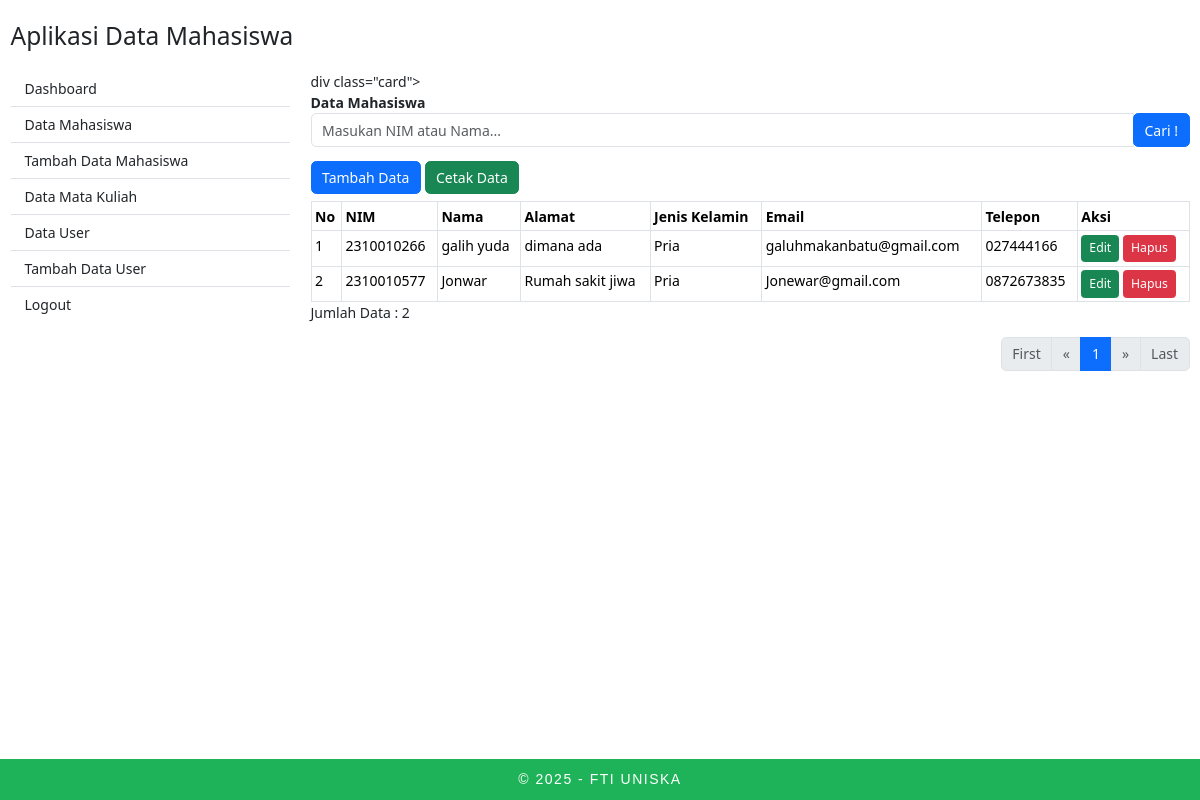
Page /admin/index.php?page=mahasiswa-show (signed in) on the committed database.
### tables this page shows
CREATE TABLE `mahasiswa` (
  `id` int(11) NOT NULL,
  `nim` varchar(10) NOT NULL,
  `nama` varchar(100) NOT NULL,
  `alamat` varchar(200) NOT NULL,
  `jenis_kelamin` enum('Pria','Wanita') NOT NULL,
  `email` varchar(100) NOT NULL,
  `telepon` varchar(15) NOT NULL
);

### mahasiswa/mahasiswa_show.php (the view, shortened to what this page needs)
div class="card">
<div class="card-header">
    <strong>Data Mahasiswa</strong>
</div>
<div class="card-body">
    <form action="?page=mahasiswa-show" method="POST">
        <div class=" input-group mb-3">
            <input type="text" class="form-control" placeholder="Masukan NIM atau Nama..." name="keyword">
            <div class="input-group-append">
                <button class="btn btn-primary" type="submit" value="Cari" id="button-search" name="search">Cari !</button>
            </div>
        </div>
    </form>
    <a href="?page=mahasiswa-add" class="btn btn-primary mb-2">Tambah Data</a>
    <a href="../mahasiswa/mahasiswa_print.php" target="_blank" class="btn btn-success mb-2">Cetak Data</a>
    <div class="table-responsive">
        <table class="table table-sm table-bordered table-hover m-0">
            <?php
            $limit = 5;
            $page = isset($_GET["halaman"]) ? (int) $_GET["halaman"] : 1;
            $mulai = ($page > 1) ? ($page * $limit) - $limit : 0;
            $query = mysqli_query($con, "SELECT * FROM mahasiswa LIMIT $mulai, $limit") or die(mysqli_error($con));
            ?>
            <thead>
                <tr>
                    <th>No</th>
                    <th>NIM</th>
                    <th>Nama</th>
                    <th>Alamat</th>
                    <th>Jenis Kelamin</th>
                    <th>Email</th>
                    <th>Telepon</th>
                    <th>Aksi</th>
                </tr>
            </thead>
            <tbody>
                <?php
                $no = $mulai + 1;
                while ($data = mysqli_fetch_array($query)) {
                ?>
                    <tr>
                        <td><?php echo $no ?></td>
                        <td><?php echo $data['nim']; ?></td>
                        <td><?php echo $data['nama']; ?></td>
                        <td><?php echo $data['alamat']; ?></td>
                        <td><?php echo $data['jenis_kelamin']; ?></td>
                        <td><?php echo $data['email']; ?></td>
                        <td><?php echo $data['telepon']; ?></td>
                        <td>
                            <a class="btn btn-sm btn-success" href="?page=mahasiswa-edit&id=<?php echo $data['id']; ?>">Edit</a>
                            <a class="btn btn-sm btn-danger" href="../mahasiswa/mahasiswa_delete.php?id=<?php echo $data['id']; ?>"
                                onclick="return confirm('Anda yakin mau menghapus item ini ?')">Hapus</a>
                        </td>
                    </tr>
                <?php
                    $no++;
                }
                ?>
            </tbody>
        </table>
    </div>
    <?php
    $result = mysqli_query($con, "SELECT * FROM mahasiswa");
    $total_records = mysqli_num_rows($result);
    ?>
    <p>Jumlah Data : <?php echo $total_records; ?></p>
    <nav class="mb-5">
        <ul class="pagination justify-content-end">
            <?php
            $jumlah_page = ceil($total_records / $limit);
            $jumlah_number = 1;
            $start_number = ($page > $jumlah_number) ? $page - $jumlah_number : 1;
            $end_number = ($page < ($jumlah_page - $jumlah_number)) ? $page + $jumlah_number : $jumlah_page;
            if ($page == 1) {
                echo '<li class="page-item disabled"><a class="page-link" href="#">First</a></li>';
                echo '<li class="page-item disabled"><a class="page-link" href="#"><span aria-hidden="true">&laquo;</span></a></li>';
            }
            for ($i = $start_number; $i <= $end_number; $i++) {
                $link_active = ($page == $i) ? ' active' : '';
                echo '<li class="page-item ' . $link_active . '"><a class="page-link" href="?page=mahasiswa-show&halaman=' . $i . '">' . $i .
                    '</a></li>';
            }
            if ($page == $jumlah_page) {
                echo '<li class="page-item disabled"><a class="page-link" href="#"><span aria-hidden="true">&raquo;</span></a></li>';
                echo '<li class="page-item disabled"><a class="page-link" href="#">Last</a></li>';
            }
            ?>
        </ul>
    </nav>
</div>
</div>

### admin/index.php (style rules this page uses)
body { margin-bottom: 6em; }
* { font-size: 14px; }

### rows in the picture
mahasiswa: nim "2310010266", nama "galih yuda", alamat "dimana ada", jenis_kelamin "Pria", email "galuhmakanbatu@gmail.com", telepon "027444166"
mahasiswa: nim "2310010577", nama "Jonwar", alamat "Rumah sakit jiwa", jenis_kelamin "Pria", email "Jonewar@gmail.com", telepon "0872673835"

### other values in the picture
$total_records "2"
